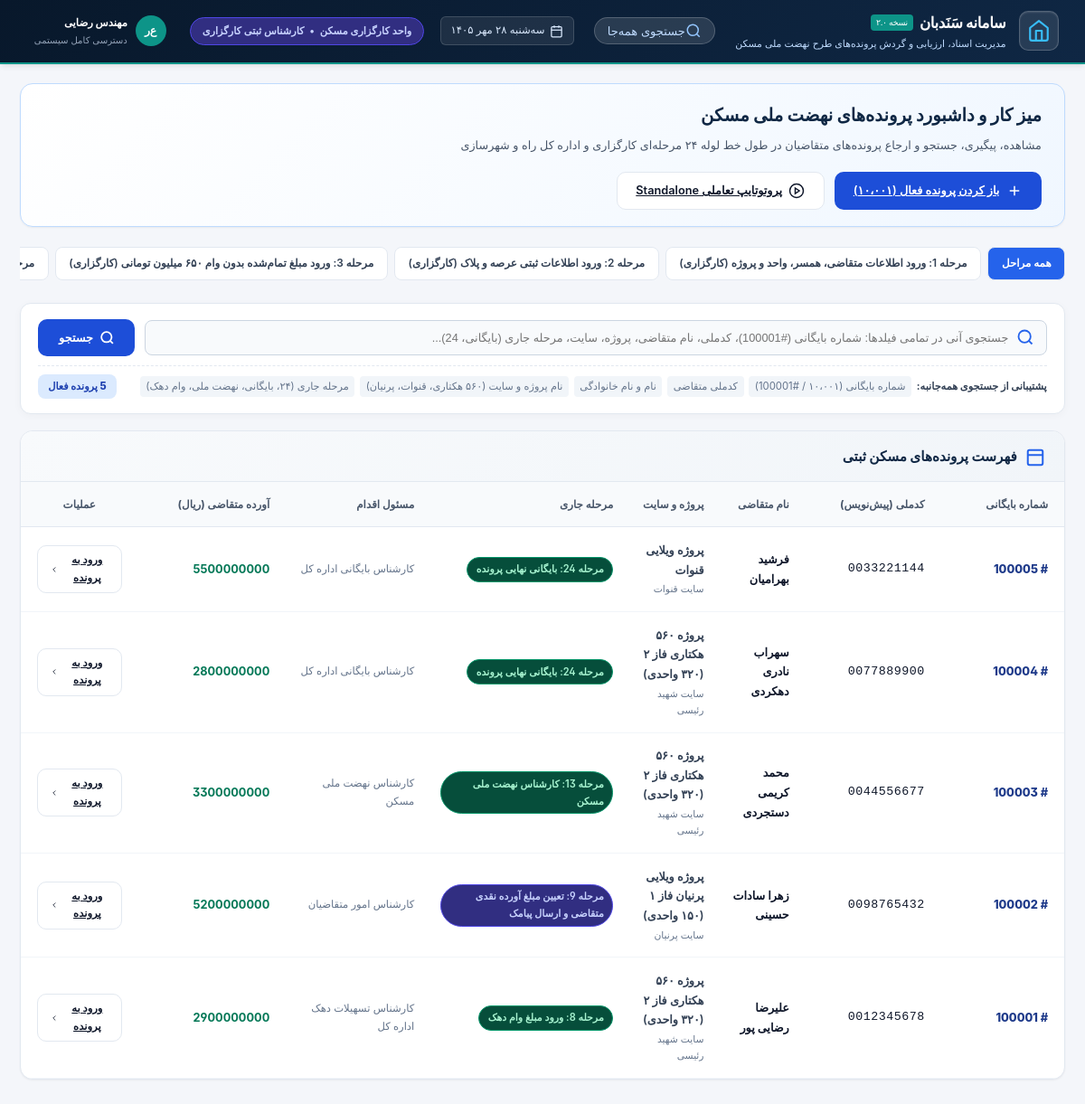
Before: / with the older database file.
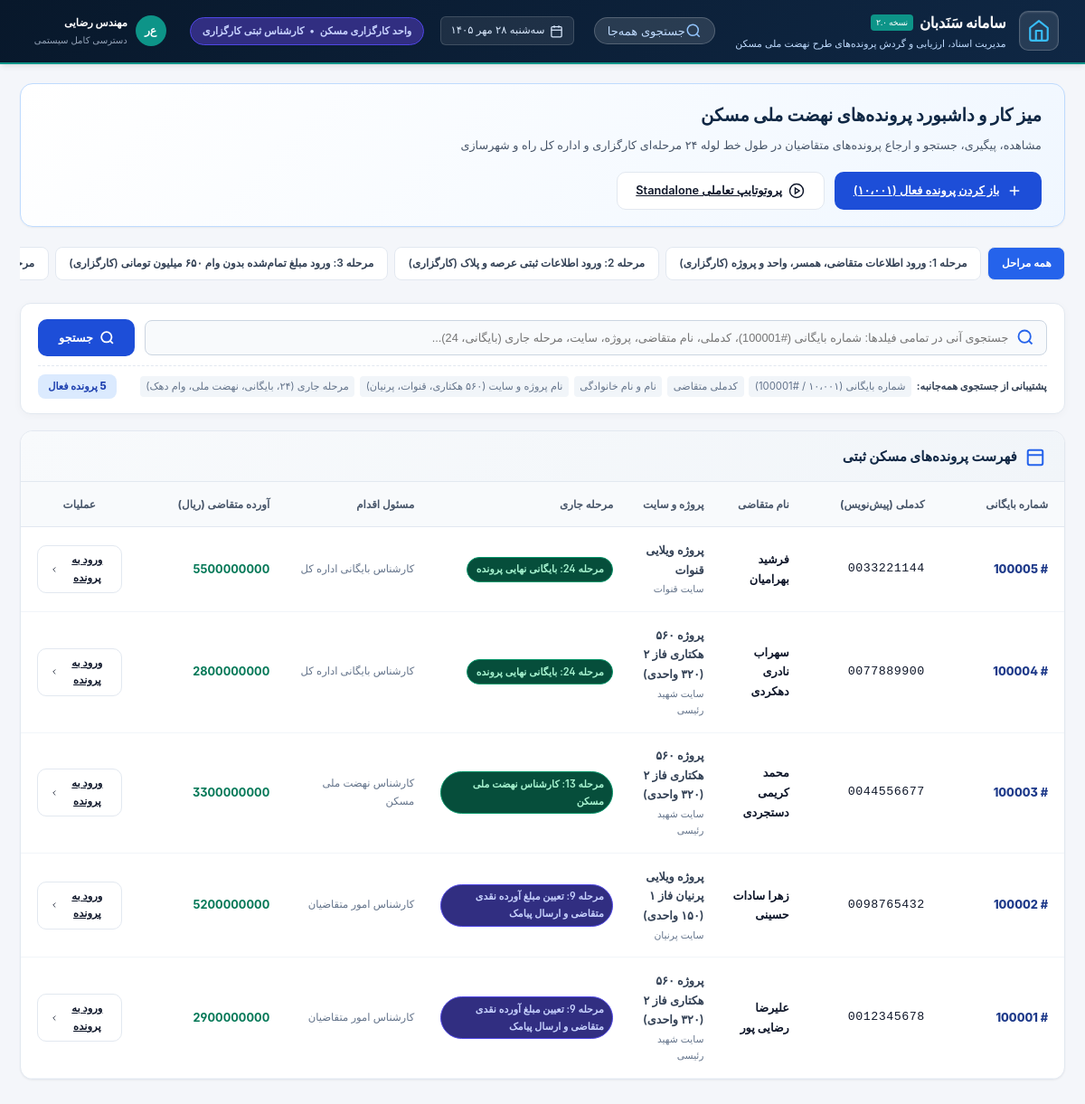
After: the same page with the newer database file.
### workflow/models.py (models this page shows, shortened)
class HousingDossier(models.Model):
    STAGE_ROLES = {
        1: ("کارگزاری", "کارشناس ثبت درخواست کارگزاری", "ورود اطلاعات متقاضی، همسر، واحد و پروژه"),
        2: ("کارگزاری", "کارشناس ثبتی کارگزاری", "ورود اطلاعات ثبتی عرصه و پلاک"),
        3: ("کارگزاری", "کارشناس مالی کارگزاری", "ورود مبلغ تمام‌شده بدون وام ۶۵۰ میلیون تومانی"),
        4: ("کارگزاری", "مدیرعامل کارگزاری", "تأیید مدیرعامل کارگزاری"),
        5: ("اداره کل", "کارشناس بررسی فرم جیم", "کارشناس بررسی فرم جیم"),
        6: ("کارگزاری", "کارشناس مالی کارگزاری", "ورود مبلغ وام صندوق"),
        7: ("اداره کل", "کارشناس پیمانکاران اداره کل", "ورود مبلغ نامه پیمانکار"),
        8: ("اداره کل", "کارشناس تسهیلات دهک اداره کل", "ورود مبلغ وام دهک"),
        9: ("کارگزاری", "کارشناس امور متقاضیان", "تعیین مبلغ آورده نقدی متقاضی و ارسال پیامک"),
        10: ("کارگزاری", "کارشناس مالی کارگزاری", "تأیید تأمین مبلغ آورده متقاضی"),
        11: ("کارگزاری", "کارشناس امور بانکی", "ارسال و درج شماره نامه بانک"),
        12: ("کارگزاری", "کارشناس اسکن و بایگانی کارگزاری", "اسکن مدارک و دفترچه قسط"),
        13: ("اداره کل", "کارشناس نهضت ملی مسکن", "کارشناس نهضت ملی مسکن"),
        14: ("اداره کل", "کارشناس ثبت فرم ج", "کارشناس ثبت فرم ج"),
        15: ("اداره کل", "کارشناس فنی و مهندسی", "کارشناس فنی و مهندسی"),
        16: ("اداره کل", "کارشناس املاک", "کارشناس املاک"),
        17: ("اداره کل", "کارشناس بانک زمین", "کارشناس بانک زمین"),
        18: ("اداره کل", "کارشناس حقوقی", "کارشناس حقوقی"),
        19: ("اداره کل", "کارشناس ارزیابی", "کارشناس ارزیابی (تعیین اجاره و آماده‌سازی)"),
        20: ("کارگزاری", "کارشناس وصول کارگزاری", "دریافت چک‌های وام دهک"),
        21: ("کارگزاری", "کارشناس مالی کارگزاری", "دریافت نقد و اقساط آماده‌سازی و اجاره"),
        22: ("اداره کل", "کارشناس تسویه با پیمانکار", "کارشناس تسویه با پیمانکار سازنده"),
        23: ("اداره کل", "کارشناس صدور نامه محضر", "چاپ فرم مراحل و نامه محضر"),
        24: ("اداره کل", "کارشناس بایگانی اداره کل", "بایگانی نهایی پرونده"),
    }
    national_id = models.CharField(max_length=10, unique=True, db_index=True, verbose_name="کدملی / شماره پیشنویس")
    archive_number = models.PositiveIntegerField(unique=True, db_index=True, verbose_name="شماره بایگانی")
    current_stage = models.PositiveSmallIntegerField(default=1, db_index=True, verbose_name="مرحله جاری (۱ تا ۲۴)")
    is_locked = models.BooleanField(default=False, verbose_name="قفل نهایی بایگانی")
    full_name = models.CharField(max_length=150, verbose_name="نام و نام خانوادگی متقاضی")
    father_name = models.CharField(max_length=100, verbose_name="نام پدر")
    birth_date = models.CharField(max_length=10, blank=True, verbose_name="تاریخ تولد (شمسی)")
    spouse_full_name = models.CharField(max_length=150, blank=True, verbose_name="نام و نام خانوادگی همسر")
    spouse_national_id = models.CharField(max_length=10, blank=True, verbose_name="کد ملی همسر")
    decile = models.PositiveSmallIntegerField(default=1, verbose_name="دهک درآمدی (۱ تا ۱۰)")
    site = models.CharField(max_length=100, verbose_name="سایت")
    project = models.CharField(max_length=200, verbose_name="نام پروژه")
    construction_type = models.CharField(max_length=50, default="آپارتمانی", verbose_name="نوع ساخت")
    block_name = models.CharField(max_length=50, blank=True, verbose_name="نام بلوک")
    floor_number = models.PositiveSmallIntegerField(default=1, verbose_name="شماره طبقه")
    unit_number = models.PositiveIntegerField(default=1, verbose_name="شماره واحد")
    unit_area = models.DecimalField(max_digits=7, decimal_places=2, default=85.00, verbose_name="مساحت واحد")
    storage_number = models.PositiveIntegerField(null=True, blank=True, verbose_name="شماره انباری")
    storage_area = models.DecimalField(max_digits=6, decimal_places=2, default=0, verbose_name="مساحت انباری")
    parking_number = models.PositiveIntegerField(null=True, blank=True, verbose_name="شماره پارکینگ")
    parking_area = models.DecimalField(max_digits=6, decimal_places=2, default=0, verbose_name="مساحت پارکینگ")
    registration_section = models.CharField(max_length=100, blank=True, verbose_name="بخش ثبتی")
    main_plaque = models.IntegerField(null=True, blank=True, verbose_name="پلاک اصلی")
    separated_plaque = models.IntegerField(null=True, blank=True, verbose_name="پلاک مفروز")
    sub_plaque = models.IntegerField(null=True, blank=True, verbose_name="فرعی از")
    plot_number = models.IntegerField(null=True, blank=True, verbose_name="شماره قطعه")
    base_cost_without_loan = models.BigIntegerField(default=4500000000, verbose_name="قیمت تمام شده بدون وام ۶۵۰ میلیونی (ریال)")
    fund_loan_amount = models.BigIntegerField(default=0, verbose_name="مبلغ وام صندوق (ریال)")
    contractor_letter_amount = models.BigIntegerField(default=0, verbose_name="مبلغ نامه پیمانکار (ریال)")
    decile_loan_amount = models.BigIntegerField(default=0, verbose_name="مبلغ وام دهک (ریال)")
    applicant_equity = models.BigIntegerField(default=0, verbose_name="مبلغ آورده نقدی متقاضی (ریال)")
    is_sms_sent = models.BooleanField(default=False, verbose_name="ارسال پیامک تعیین آورده")
    sms_sent_at = models.DateTimeField(null=True, blank=True, verbose_name="زمان ارسال پیامک")
    is_equity_funded = models.BooleanField(default=False, verbose_name="تأیید تأمین مبلغ آورده متقاضی")
    bank_letter_number = models.CharField(max_length=100, blank=True, verbose_name="شماره نامه بانک")
    bank_letter_date = models.CharField(max_length=10, blank=True, verbose_name="تاریخ نامه بانک (شمسی)")
    total_land_share = models.DecimalField(max_digits=7, decimal_places=2, null=True, blank=True, verbose_name="جمع کل قدرالسهم (م²)")
    past_years_rent = models.BigIntegerField(default=0, verbose_name="مبلغ اجاره سنوات تا پایان سال جاری")
    current_year_rent = models.BigIntegerField(default=0, verbose_name="مبلغ اجاره سال جاری")
    land_lease_year = models.CharField(max_length=4, default="1403", blank=True, verbose_name="سال اجاره عرصه")
    preparation_cost = models.BigIntegerField(default=0, verbose_name="مبلغ آماده سازی")
    cash_preparation_amount = models.BigIntegerField(default=0, verbose_name="مبلغ نقدی آماده سازی")
    non_cash_preparation_amount = models.BigIntegerField(default=0, verbose_name="مبلغ غیرنقدی آماده سازی")
    is_cash_rent_confirmed = models.BooleanField(default=False, verbose_name="تایید مبلغ نقدی اجاره")
    is_decile_loan_confirmed = models.BooleanField(default=False, verbose_name="تایید چک‌های وام دهک")
    created_at = models.DateTimeField(auto_now_add=True, verbose_name="تاریخ تشکیل پرونده")
    updated_at = models.DateTimeField(auto_now=True, verbose_name="آخرین بروزرسانی")
    class Meta:
        verbose_name = "پرونده مسکن متقاضی"
        verbose_name_plural = "پرونده‌های مسکن متقاضیان"
        ordering = ["-archive_number"]
    @property
    def current_unit(self):
        return self.STAGE_ROLES.get(self.current_stage, ("-", "-", "-"))[0]
    @property
    def current_role(self):
        return self.STAGE_ROLES.get(self.current_stage, ("-", "-", "-"))[1]
    @property
    def current_stage_title(self):
        return self.STAGE_ROLES.get(self.current_stage, ("-", "-", "-"))[2]

### workflow/views.py (the view, shortened to what this page needs)
# urls.py: path("", views.dossier_list_view, name="dossier_list"),
def dossier_list_view(request):
    query = request.GET.get('q', '').strip()
    stage_filter = request.GET.get('stage', '')
    dossiers = HousingDossier.objects.all()
    if stage_filter != '':
        try:
            dossiers = dossiers.filter(current_stage=int(stage_filter))
        except ValueError:
            pass
    stages_meta = [
        {"id": i, "title": role_tuple[2], "role": role_tuple[1], "unit": role_tuple[0]}
        for i, role_tuple in HousingDossier.STAGE_ROLES.items()
    ]
    context = {
        "dossiers": dossiers,
        "query": query,
        "stage_filter": stage_filter,
        "stages_meta": stages_meta,
    }
    return render(request, "dossier_list.html", context)

### workflow/context_processors.py (called while the page is built)
def to_persian_digits(s):
    persian_digits = {'0': '۰', '1': '۱', '2': '۲', '3': '۳', '4': '۴', '5': '۵', '6': '۶', '7': '۷', '8': '۸', '9': '۹'}
    return ''.join(persian_digits.get(c, c) for c in str(s))

def gregorian_to_jalali(gy, gm, gd):
    g_d_m = [0, 31, 59, 90, 120, 151, 181, 212, 243, 273, 304, 334]
    if gy > 1600:
        jy = 979
        gy -= 1600
    else:
        jy = 0
        gy -= 621
    gy2 = (gm > 2) and (gy + 1) or gy
    days = (365 * gy) + ((gy2 + 3) // 4) - ((gy2 + 99) // 100) + ((gy2 + 399) // 400) - 80 + gd + g_d_m[gm - 1]
    jy += 33 * (days // 12053)
    days %= 12053
    jy += 4 * (days // 1461)
    days %= 1461
    if days > 365:
        jy += (days - 1) // 365
        days = (days - 1) % 365
    if days < 186:
        jm = 1 + (days // 31)
        jd = 1 + (days % 31)
    else:
        jm = 7 + ((days - 186) // 30)
        jd = 1 + ((days - 186) % 30)
    return jy, jm, jd

### templates/dossier_list.html (shortened to what the changed rows need)
{% extends 'base.html' %}
{% load static %}
{% block content %}
<div style="margin-bottom: 2rem;">
    <div class="dossier-hero" style="background: linear-gradient(135deg, #ffffff, #f0f7ff); border-color: #bfdbfe;">
        <div>
            <h2 style="font-size: 1.35rem; font-weight: 800; color: #0f2744; margin-bottom: 0.35rem;">
                میز کار و داشبورد پرونده‌های نهضت ملی مسکن
            </h2>
        </div>
    </div>
    <div class="form-card">
        <div style="overflow-x: auto;">
            <table style="width: 100%; border-collapse: collapse; text-align: right; font-size: 0.88rem;">
                <thead>
                    <tr style="background: #f8fafc; border-bottom: 1.5px solid #e2e8f0; color: #475569; font-weight: 800; font-size: 0.82rem;">
                        <th style="padding: 1rem 1.25rem; width: 140px;">شماره بایگانی</th>
                        <th style="padding: 1rem 1rem; width: 150px;">کدملی (پیش‌نویس)</th>
                        <th style="padding: 1rem 1rem;">نام متقاضی</th>
                        <th style="padding: 1rem 1rem;">پروژه و سایت</th>
                        <th style="padding: 1rem 1rem; width: 220px;">مرحله جاری</th>
                        <th style="padding: 1rem 1rem; width: 160px;">مسئول اقدام</th>
                        <th style="padding: 1rem 1rem; width: 160px;">آورده متقاضی (ریال)</th>
                        <th style="padding: 1rem 1.25rem; width: 130px; text-align: center;">عملیات</th>
                    </tr>
                </thead>
                <tbody id="dossier-table-body">
                    {% for d in dossiers %}
                        <tr class="dossier-row"
                            data-search="{{ d.archive_number }} {{ d.national_id }} {{ d.full_name }} {{ d.father_name }} {{ d.spouse_full_name }} {{ d.spouse_national_id }} {{ d.project }} {{ d.site }} مرحله {{ d.current_stage }} {{ d.current_stage_title }} {{ d.current_role }} {{ d.current_unit }}"
                            style="border-bottom: 1px solid #f1f5f9; transition: background 0.15s;"
                            onmouseover="this.style.background='#f8fafc'"
                            onmouseout="this.style.background='transparent'">
                            <td style="padding: 1rem 1.25rem; font-weight: 800; color: #1e3a8a;" class="fa-num">
                                # {{ d.archive_number }}
                            </td>
                            <td style="padding: 1rem 1rem; font-family: monospace; font-size: 0.92rem; letter-spacing: 0.5px;" class="fa-num">
                                {{ d.national_id }}
                            </td>
                            <td style="padding: 1rem 1rem; font-weight: 700; color: #0f172a;">
                                {{ d.full_name }}
                            </td>
                            <td style="padding: 1rem 1rem; color: #334155;">
                                <div style="font-weight: 600;">{{ d.project }}</div>
                                <div style="font-size: 0.74rem; color: #64748b; margin-top: 2px;">سایت {{ d.site }}</div>
                            </td>
                            <td style="padding: 1rem 1rem;">
                                <span class="role-pill fa-num" style="padding: 0.25rem 0.65rem; font-size: 0.76rem;"
                                      :class="[1,2,3,4,6,9,10,11,12,20,21].includes({{ d.current_stage }}) ? 'brokerage' : 'directorate'">
                                    مرحله {{ d.current_stage }}: {{ d.current_stage_title }}
                                </span>
                            </td>
                            <td style="padding: 1rem 1rem; font-size: 0.8rem; color: #64748b;">
                                {{ d.current_role }}
                            </td>
                            <td style="padding: 1rem 1rem; font-weight: 700; color: #047857;" class="fa-num">
                                {{ d.applicant_equity|default:d.base_cost_without_loan }}
                            </td>
                            <td style="padding: 1rem 1.25rem; text-align: center;">
                                <a href="{% url 'dossier_detail' pk=d.archive_number %}" class="btn btn-outline" style="padding: 0.4rem 0.9rem; font-size: 0.8rem; font-weight: 700;">
                                    <span>ورود به پرونده</span>
                                    <svg width="14" height="14" viewBox="0 0 24 24" fill="none" stroke="currentColor" stroke-width="2">
                                        <polyline points="15 18 9 12 15 6"></polyline>
                                    </svg>
                                </a>
                            </td>
                        </tr>
                    {% endfor %}
                </tbody>
            </table>
        </div>
    </div>
</div>
{% endblock %}

Changed rows visible on the page:
changed HousingDossier "علیرضا رضایی پور": current_stage "8" → "9"; current_stage_title "ورود مبلغ وام دهک" → "تعیین مبلغ آورده نقدی متقاضی و ارسال پیامک"; current_role "کارشناس تسهیلات دهک اداره کل" → "کارشناس امور متقاضیان"
